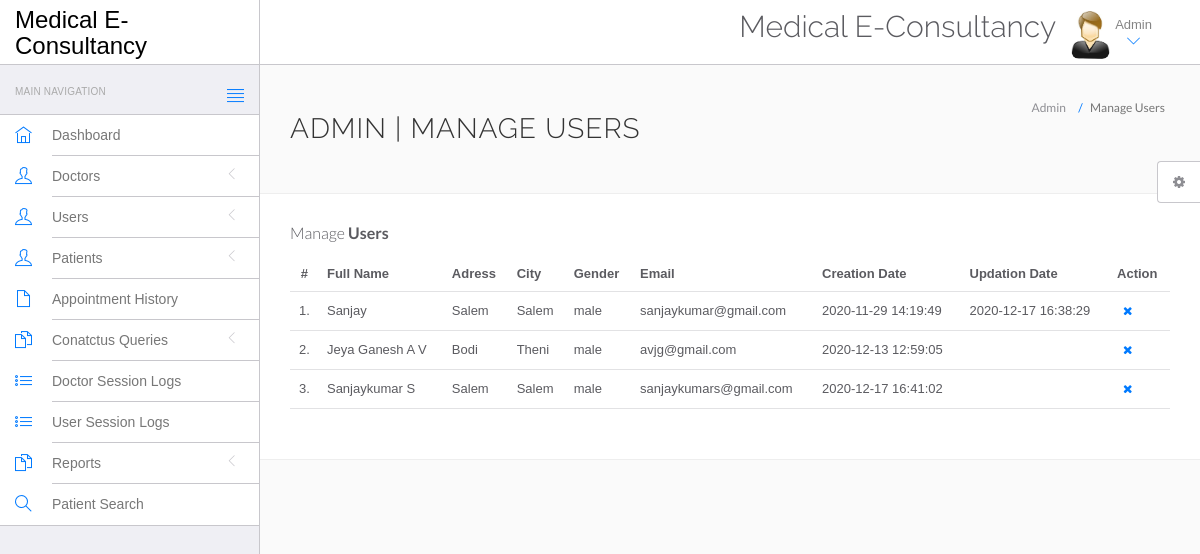
The app's page /hms/admin/manage-users.php (signed in) with its own data.
### tables this page shows
CREATE TABLE `users` (
  `id` int(11) NOT NULL,
  `fullName` varchar(255) DEFAULT NULL,
  `address` longtext DEFAULT NULL,
  `city` varchar(255) DEFAULT NULL,
  `gender` varchar(255) DEFAULT NULL,
  `email` varchar(255) DEFAULT NULL,
  `password` varchar(255) DEFAULT NULL,
  `regDate` timestamp NULL DEFAULT current_timestamp(),
  `updationDate` timestamp NULL DEFAULT NULL ON UPDATE current_timestamp()
);

### hms/admin/manage-users.php (the view, shortened to what this page needs)
<?php
include('include/config.php');
?>
<!DOCTYPE html>
<html lang="en">
	<head>
		<link rel="stylesheet" href="vendor/bootstrap/css/bootstrap.min.css">
		<link rel="stylesheet" href="vendor/fontawesome/css/font-awesome.min.css">
		<link rel="stylesheet" href="vendor/themify-icons/themify-icons.min.css">
		<link href="vendor/animate.css/animate.min.css" rel="stylesheet" media="screen">
		<link href="vendor/perfect-scrollbar/perfect-scrollbar.min.css" rel="stylesheet" media="screen">
		<link href="vendor/switchery/switchery.min.css" rel="stylesheet" media="screen">
		<link href="vendor/bootstrap-touchspin/jquery.bootstrap-touchspin.min.css" rel="stylesheet" media="screen">
		<link href="vendor/select2/select2.min.css" rel="stylesheet" media="screen">
		<link href="vendor/bootstrap-datepicker/bootstrap-datepicker3.standalone.min.css" rel="stylesheet" media="screen">
		<link href="vendor/bootstrap-timepicker/bootstrap-timepicker.min.css" rel="stylesheet" media="screen">
		<link rel="stylesheet" href="assets/css/styles.css">
		<link rel="stylesheet" href="assets/css/plugins.css">
		<link rel="stylesheet" href="assets/css/themes/theme-1.css" id="skin_color" />
	</head>
	<body>
		<div id="app">
<?php include('include/sidebar.php');?>
			<div class="app-content">
						<?php include('include/header.php');?>
				<div class="main-content" >
					<div class="wrap-content container" id="container">
						<section id="page-title">
							<div class="row">
								<div class="col-sm-8">
									<h1 class="mainTitle">Admin | Manage Users</h1>
																	</div>
								<ol class="breadcrumb">
									<li>
										<span>Admin</span>
									</li>
									<li class="active">
										<span>Manage Users</span>
									</li>
								</ol>
							</div>
						</section>
						<div class="container-fluid container-fullw bg-white">
									<div class="row">
								<div class="col-md-12">
									<h5 class="over-title margin-bottom-15">Manage <span class="text-bold">Users</span></h5>
									<table class="table table-hover" id="sample-table-1">
										<thead>
											<tr>
												<th class="center">#</th>
												<th>Full Name</th>
												<th class="hidden-xs">Adress</th>
												<th>City</th>
												<th>Gender </th>
												<th>Email </th>
												<th>Creation Date </th>
												<th>Updation Date </th>
												<th>Action</th>
											</tr>
										</thead>
										<tbody>
<?php
$sql=mysqli_query($con,"select * from users");
$cnt=1;
while($row=mysqli_fetch_array($sql))
{
?>
											<tr>
												<td class="center"><?php echo $cnt;?>.</td>
												<td class="hidden-xs"><?php echo $row['fullName'];?></td>
												<td><?php echo $row['address'];?></td>
												<td><?php echo $row['city'];?>
												</td>
												<td><?php echo $row['gender'];?></td>
												<td><?php echo $row['email'];?></td>
												<td><?php echo $row['regDate'];?></td>
												<td><?php echo $row['updationDate'];?>
												</td>
												<td >
												<div class="visible-md visible-lg hidden-sm hidden-xs">
	<a href="manage-users.php?id=<?php echo $row['id']?>&del=delete" onClick="return confirm('Are you sure you want to delete?')"class="btn btn-transparent btn-xs tooltips" tooltip-placement="top" tooltip="Remove"><i class="fa fa-times fa fa-white"></i></a>
												</div>
												</td>
											</tr>
											<?php
$cnt=$cnt+1;
											 }?>
										</tbody>
									</table>
								</div>
							</div>
								</div>
							</div>
						</div>
					</div>
				</div>
	<?php include('include/setting.php');?>
	</body>
</html>

### hms/admin/assets/css/themes/theme-1.css (style rules this page uses)
body { background: #FAFAFA; }

### records on screen
users: fullName "Sanjay", address "Salem", city "Salem", gender "male", email "sanjaykumar@gmail.com", regDate "2020-11-29 14:19:49", updationDate "2020-12-17 16:38:29"
users: fullName "Jeya Ganesh A V", address "Bodi", city "Theni", gender "male", email "avjg@gmail.com", regDate "2020-12-13 12:59:05"
users: fullName "Sanjaykumar S", address "Salem", city "Salem", gender "male", email "sanjaykumars@gmail.com", regDate "2020-12-17 16:41:02"
